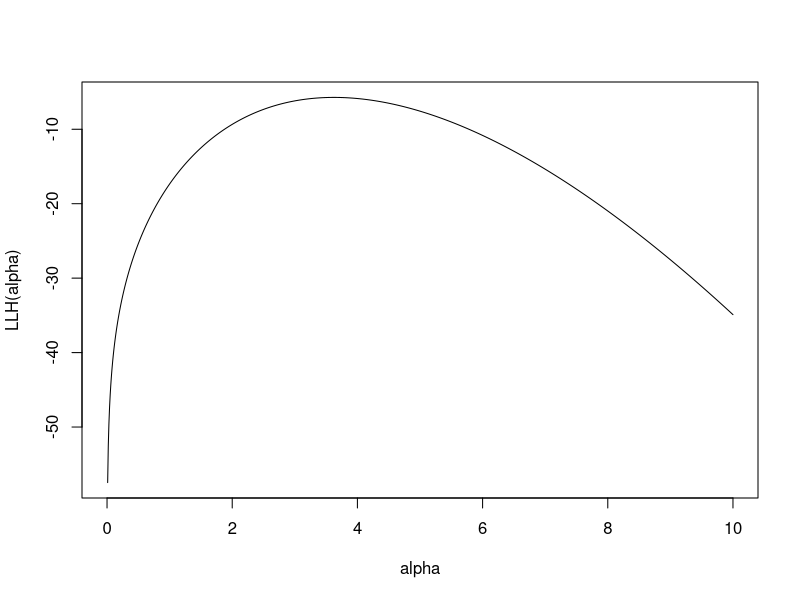
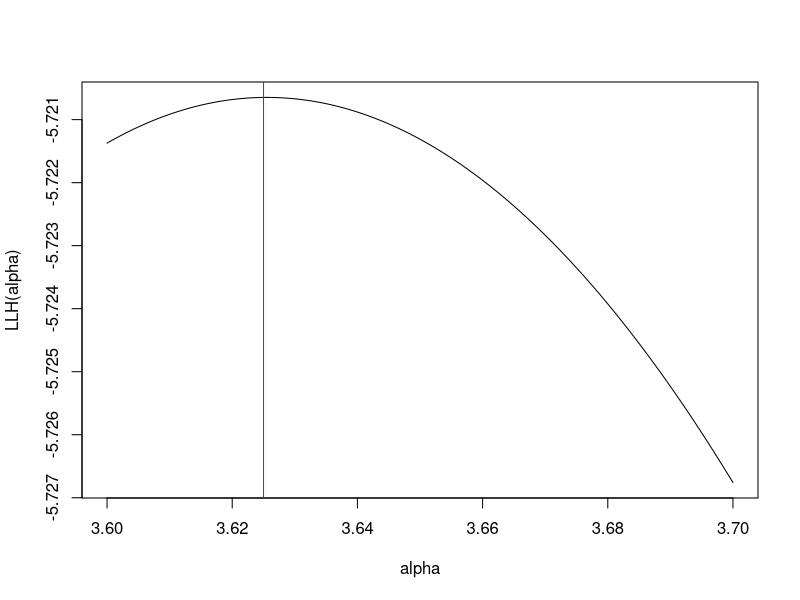
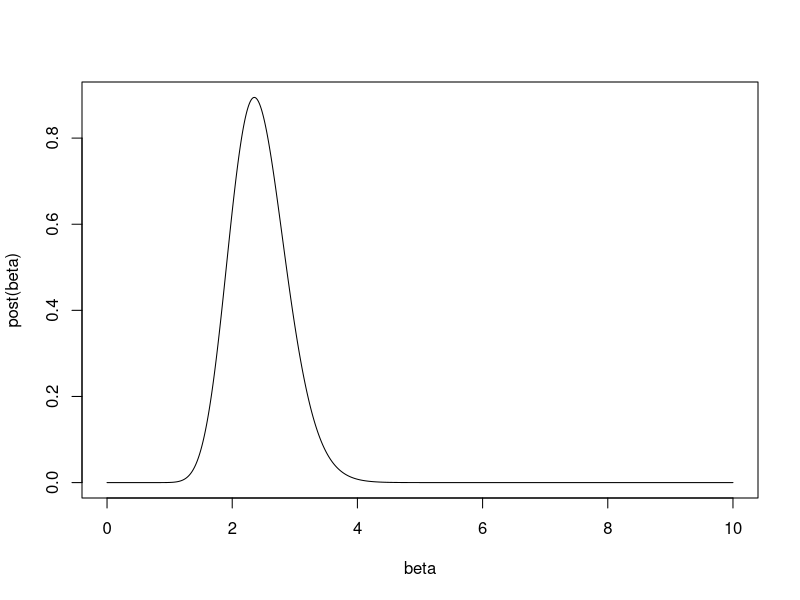
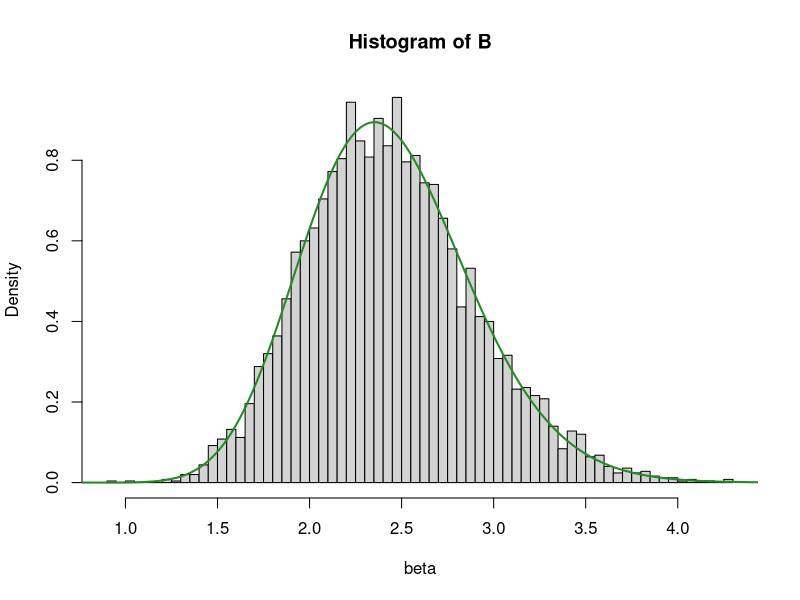

These figures' R source, in order:
## ---- chunk 1
yi = c(1.8,1.7,1.4,1.6,1.9,1.5,1.2)
## ---- chunk 2

LLH <- function(a, y = yi){
  n = length(y)
  f = n*log(2^a/gamma(a)) + (a - 1)*log(prod(y)) - 2*sum(y)
  return(f)
}

alpha <- seq(0,10,length = 1000)
plot(alpha,LLH(alpha),type = 'l')
## ---- chunk 3
alpha <- seq(3.60,3.70,length = 1000)
plot(alpha,LLH(alpha),type = "l")
abline(v=3.625,col = "red")
## ---- chunk 4
0.8/6^7*prod(yi^3) -> c1
0.8+sum(yi) -> c2
c1;c2
## ---- chunk 5
# plotting the posterior
post <- function(beta){
 # numerator
  numer <- function(x){
    0.03681441 * x^28 * exp(-c2*x)
  }
 # denominator
  denom <- integrate(numer, lower = 0, upper = Inf)$value
 # output
  return(numer(beta)/denom)
}
# render
beta <- seq(0,10,length = 1000)
plot(beta,post(beta),type = "l")
## ---- chunk 6
# make vector between 2 and 3
beta1 <- seq(2,3,length = 500000)
beta1[which(post(beta1) == max(post(beta1)))] -> MLE_beta
MLE_beta
## ---- chunk 7
  # render some values of beta from 0 to 6
  beta_sampl = runif(1000000,0,6)
  # get p_values
  p_sampl = post(beta_sampl)
  B = sample(size = 5000, beta_sampl,replace = T, prob = p_sampl)
## ---- chunk 8
hist(B,breaks = 80, freq = F, xlab = "beta")
lines(beta,post(beta),col = "forestgreen", lwd = 2)
## ---- chunk 9
mean(B)
for(v in c(0.025,.5,.975)){
  print(quantile(B,v))
  }
